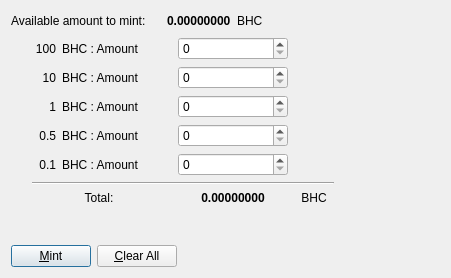
<?xml version="1.0" encoding="UTF-8"?>
<ui version="4.0">
 <class>ManualMintDialog</class>
 <widget class="QDialog" name="ManualMintDialog">
  <property name="geometry">
   <rect>
    <x>0</x>
    <y>0</y>
    <width>451</width>
    <height>278</height>
   </rect>
  </property>
  <property name="windowTitle">
   <string>Coin Selection</string>
  </property>
  <layout class="QVBoxLayout" name="verticalLayout">
   <item>
    <layout class="QVBoxLayout" name="verticalLayout_2">
     <item>
      <layout class="QHBoxLayout" name="horizontalLayout">
       <item>
        <widget class="QLabel" name="label">
         <property name="minimumSize">
          <size>
           <width>150</width>
           <height>0</height>
          </size>
         </property>
         <property name="text">
          <string>Available amount to mint:</string>
         </property>
        </widget>
       </item>
       <item>
        <widget class="QLabel" name="availableAmount">
         <property name="font">
          <font>
           <weight>75</weight>
           <bold>true</bold>
          </font>
         </property>
         <property name="text">
          <string>0.00000000</string>
         </property>
        </widget>
       </item>
       <item>
        <widget class="QLabel" name="label_3">
         <property name="text">
          <string>BHC</string>
         </property>
        </widget>
       </item>
       <item>
        <spacer name="horizontalSpacer">
         <property name="orientation">
          <enum>Qt::Horizontal</enum>
         </property>
         <property name="sizeHint" stdset="0">
          <size>
           <width>40</width>
           <height>20</height>
          </size>
         </property>
        </spacer>
       </item>
      </layout>
     </item>
     <item>
      <layout class="QHBoxLayout" name="horizontalLayout_5">
       <item>
        <spacer name="horizontalSpacer_3">
         <property name="orientation">
          <enum>Qt::Horizontal</enum>
         </property>
         <property name="sizeType">
          <enum>QSizePolicy::Fixed</enum>
         </property>
         <property name="sizeHint" stdset="0">
          <size>
           <width>15</width>
           <height>20</height>
          </size>
         </property>
        </spacer>
       </item>
       <item>
        <layout class="QGridLayout" name="gridLayout">
         <item row="4" column="1">
          <widget class="QLabel" name="label_13">
           <property name="text">
            <string>BHC : Amount</string>
           </property>
           <property name="margin">
            <number>0</number>
           </property>
          </widget>
         </item>
         <item row="6" column="0" colspan="2">
          <layout class="QFormLayout" name="formLayout_3">
           <property name="labelAlignment">
            <set>Qt::AlignCenter</set>
           </property>
           <property name="formAlignment">
            <set>Qt::AlignHCenter|Qt::AlignTop</set>
           </property>
           <item row="0" column="0" colspan="2">
            <widget class="QLabel" name="label_14">
             <property name="text">
              <string>Total:</string>
             </property>
             <property name="alignment">
              <set>Qt::AlignCenter</set>
             </property>
            </widget>
           </item>
          </layout>
         </item>
         <item row="4" column="2">
          <widget class="QSpinBox" name="coinAmount01"/>
         </item>
         <item row="3" column="1">
          <widget class="QLabel" name="label_12">
           <property name="text">
            <string>BHC : Amount</string>
           </property>
           <property name="margin">
            <number>0</number>
           </property>
          </widget>
         </item>
         <item row="1" column="0">
          <widget class="QLabel" name="label_7">
           <property name="text">
            <string>10</string>
           </property>
           <property name="alignment">
            <set>Qt::AlignRight|Qt::AlignTrailing|Qt::AlignVCenter</set>
           </property>
           <property name="margin">
            <number>0</number>
           </property>
          </widget>
         </item>
         <item row="2" column="2">
          <widget class="QSpinBox" name="coinAmount1"/>
         </item>
         <item row="2" column="1">
          <widget class="QLabel" name="label_11">
           <property name="text">
            <string>BHC : Amount</string>
           </property>
           <property name="margin">
            <number>0</number>
           </property>
          </widget>
         </item>
         <item row="2" column="0">
          <widget class="QLabel" name="label_6">
           <property name="text">
            <string>1</string>
           </property>
           <property name="alignment">
            <set>Qt::AlignRight|Qt::AlignTrailing|Qt::AlignVCenter</set>
           </property>
           <property name="margin">
            <number>0</number>
           </property>
          </widget>
         </item>
         <item row="1" column="1">
          <widget class="QLabel" name="label_10">
           <property name="text">
            <string>BHC : Amount</string>
           </property>
           <property name="margin">
            <number>0</number>
           </property>
          </widget>
         </item>
         <item row="4" column="0">
          <widget class="QLabel" name="label_5">
           <property name="text">
            <string>0.1</string>
           </property>
           <property name="alignment">
            <set>Qt::AlignRight|Qt::AlignTrailing|Qt::AlignVCenter</set>
           </property>
           <property name="margin">
            <number>0</number>
           </property>
          </widget>
         </item>
         <item row="0" column="2">
          <widget class="QSpinBox" name="coinAmount100"/>
         </item>
         <item row="1" column="2">
          <widget class="QSpinBox" name="coinAmount10"/>
         </item>
         <item row="5" column="0" colspan="4">
          <layout class="QFormLayout" name="formLayout">
           <item row="0" column="1">
            <widget class="Line" name="line">
             <property name="orientation">
              <enum>Qt::Horizontal</enum>
             </property>
            </widget>
           </item>
          </layout>
         </item>
         <item row="6" column="3">
          <widget class="QLabel" name="label_15">
           <property name="minimumSize">
            <size>
             <width>40</width>
             <height>0</height>
            </size>
           </property>
           <property name="text">
            <string>BHC</string>
           </property>
           <property name="alignment">
            <set>Qt::AlignCenter</set>
           </property>
          </widget>
         </item>
         <item row="0" column="1">
          <widget class="QLabel" name="label_9">
           <property name="minimumSize">
            <size>
             <width>110</width>
             <height>0</height>
            </size>
           </property>
           <property name="text">
            <string>BHC : Amount</string>
           </property>
           <property name="margin">
            <number>0</number>
           </property>
          </widget>
         </item>
         <item row="3" column="0">
          <widget class="QLabel" name="label_8">
           <property name="text">
            <string>0.5</string>
           </property>
           <property name="alignment">
            <set>Qt::AlignRight|Qt::AlignTrailing|Qt::AlignVCenter</set>
           </property>
           <property name="margin">
            <number>0</number>
           </property>
          </widget>
         </item>
         <item row="3" column="2">
          <widget class="QSpinBox" name="coinAmount05"/>
         </item>
         <item row="6" column="2">
          <widget class="QLabel" name="totalAmount">
           <property name="minimumSize">
            <size>
             <width>110</width>
             <height>0</height>
            </size>
           </property>
           <property name="font">
            <font>
             <weight>75</weight>
             <bold>true</bold>
            </font>
           </property>
           <property name="layoutDirection">
            <enum>Qt::LeftToRight</enum>
           </property>
           <property name="text">
            <string>0.00000000</string>
           </property>
           <property name="alignment">
            <set>Qt::AlignCenter</set>
           </property>
          </widget>
         </item>
         <item row="0" column="0">
          <widget class="QLabel" name="label_4">
           <property name="minimumSize">
            <size>
             <width>30</width>
             <height>0</height>
            </size>
           </property>
           <property name="text">
            <string>100</string>
           </property>
           <property name="alignment">
            <set>Qt::AlignRight|Qt::AlignTrailing|Qt::AlignVCenter</set>
           </property>
           <property name="margin">
            <number>0</number>
           </property>
          </widget>
         </item>
        </layout>
       </item>
       <item>
        <spacer name="horizontalSpacer_4">
         <property name="orientation">
          <enum>Qt::Horizontal</enum>
         </property>
         <property name="sizeHint" stdset="0">
          <size>
           <width>40</width>
           <height>20</height>
          </size>
         </property>
        </spacer>
       </item>
      </layout>
     </item>
     <item>
      <spacer name="verticalSpacer">
       <property name="orientation">
        <enum>Qt::Vertical</enum>
       </property>
       <property name="sizeHint" stdset="0">
        <size>
         <width>20</width>
         <height>40</height>
        </size>
       </property>
      </spacer>
     </item>
     <item>
      <layout class="QHBoxLayout" name="horizontalLayout_2">
       <item>
        <widget class="QPushButton" name="mintButton">
         <property name="text">
          <string>&amp;Mint</string>
         </property>
         <property name="icon">
          <iconset>
           <normaloff>../res/icons/add.png</normaloff>../res/icons/add.png</iconset>
         </property>
        </widget>
       </item>
       <item>
        <widget class="QPushButton" name="clearAllButton">
         <property name="text">
          <string>&amp;Clear All</string>
         </property>
         <property name="icon">
          <iconset>
           <normaloff>../res/icons/quit.png</normaloff>../res/icons/quit.png</iconset>
         </property>
        </widget>
       </item>
       <item>
        <spacer name="horizontalSpacer_2">
         <property name="orientation">
          <enum>Qt::Horizontal</enum>
         </property>
         <property name="sizeHint" stdset="0">
          <size>
           <width>40</width>
           <height>20</height>
          </size>
         </property>
        </spacer>
       </item>
      </layout>
     </item>
    </layout>
   </item>
  </layout>
 </widget>
 <resources/>
 <connections/>
</ui>
